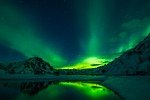
//> input picture Proyecto/imagenes/043431.jpg, 150 x 100 px; its folder holds only this picture in this run
$ ./mosaicOMP imagenes/043431.jpg out.png 3   (built with g++ and OpenCV 4)
//> lines starting //> are read from the running program, lines starting //| are printed output that depends on the picture
#include <opencv2/core/core.hpp>
#include <opencv2/highgui/highgui.hpp>
#include <opencv2/opencv.hpp>
#include <iostream>
#include <vector>
#include <omp.h>
#include <sys/time.h>
#include <string>
#include <math.h>
#include <string>
#include <iostream>
#include <filesystem>

using namespace cv;
using namespace std;

Mat image, newImage;
int n_threads, block_size, new_block_size;
double RGBtoXYZ_RtoX[256];
double RGBtoXYZ_GtoX[256];
double RGBtoXYZ_BtoX[256];
double RGBtoXYZ_RtoY[256];
double RGBtoXYZ_GtoY[256];
double RGBtoXYZ_BtoY[256];
double RGBtoXYZ_RtoZ[256];
double RGBtoXYZ_GtoZ[256];
double RGBtoXYZ_BtoZ[256];
vector<string> images;

Vec3b RGBtoLAB(int R, int G, int B){
    //RGBtoXYZ
    double x = RGBtoXYZ_RtoX[R] + RGBtoXYZ_GtoX[G] + RGBtoXYZ_BtoX[B];
    double y = RGBtoXYZ_RtoY[R] + RGBtoXYZ_GtoY[G] + RGBtoXYZ_BtoY[B];
    double z = RGBtoXYZ_RtoZ[R] + RGBtoXYZ_GtoZ[G] + RGBtoXYZ_BtoZ[B];

    if (x > 0.008856)
    {
        x = cbrt(x);
    }
    else
    {
        x = (7.787 * x) + 0.13793103448275862;
    }

    if (y > 0.008856)
    {
        y = cbrt(y);
    }
    else
    {
        y = (7.787 * y) + 0.13793103448275862;
    }

    if (z > 0.008856)
    {
        z = cbrt(z);
    }
    else
    {
        z = (7.787 * z) + 0.13793103448275862;
    }

    u_char L = (116 * y) - 16;
    u_char a = 500 * (x - y);
    u_char b = 200 * (y - z);

    return {L, a, b};
}

void preload() {
    for(int i = 0; i < 256; i++){
        double r = (double)i/255;

        if (r > 0.04045 ){
            r = pow((r+0.055)/1.055 ,  2.4);
        }else{
            r = r/12.92;
        }

        r = r * 100;

        double ref_X =  95.047;
        double ref_Y = 100.000;
        double ref_Z = 108.883;

        RGBtoXYZ_RtoX[i] = r * 0.4124/ref_X;
        RGBtoXYZ_GtoX[i] = r * 0.3576/ref_X;
        RGBtoXYZ_BtoX[i] = r * 0.1805/ref_X;
        RGBtoXYZ_RtoY[i] = r * 0.2126/ref_Y;
        RGBtoXYZ_GtoY[i] = r * 0.7152/ref_Y;
        RGBtoXYZ_BtoY[i] = r * 0.0722/ref_Y;
        RGBtoXYZ_RtoZ[i] = r * 0.0193/ref_Z;
        RGBtoXYZ_GtoZ[i] = r * 0.1192/ref_Z;
        RGBtoXYZ_BtoZ[i] = r * 0.9505/ref_Z;
    }

    string path = "./imagenes";
    for (const auto & entry : filesystem::directory_iterator(path)){
        images.push_back(entry.path());
    }
//> further down, image is the input picture: 100 rows x 150 cols, CV_8UC3; mean B, G, R 52.2, 66.4, 6.3
}

string getClosestColor(int R, int G, int B){
    double minDiff = 10000;
    string closest;
    Vec3b lab1 = RGBtoLAB(R,G,B);

    for (int i = 0; i < images.size(); i++)
    {
        size_t lastindex = images[i].find_last_of(".") - 11;
        string color = images[i].substr(11, lastindex);

        int cr = stoul(color.substr(0,2), NULL, 16);
        int cg = stoul(color.substr(2,2), NULL, 16);
        int cb = stoul(color.substr(4,2), NULL, 16);

        Vec3b lab2 = RGBtoLAB(cr,cg,cb);

        double diff = sqrt( pow(lab1[0] - lab2[0], 2) + pow(lab1[1] - lab2[1], 2) + pow(lab1[2] - lab2[2], 2) );
        if (diff < minDiff)
        {
            minDiff = diff;
            closest = images[i];
        }
    }
    return closest;
}

void *processImage(int id)
{
//> called with id = 0
    // Get iteration boundaries
    int threadId = id;
    int initIteration = (int)(image.rows / omp_get_num_threads()) * threadId;
//> initIteration = 0
    int endIteration = initIteration + (int)(image.rows / omp_get_num_threads());
//> endIteration = 100
    int offset = new_block_size - block_size;
    // Loop image rows
    for (int i = initIteration/ block_size; i < endIteration / block_size; i++)
    {
        // Loop image cols
        for (int j = 0; j < image.cols / block_size; j++)
        {
            int newPixel[] = {0, 0, 0};

            // Loop block of pixels to mix
            for (int bi = 0; bi < block_size; bi++)
            {
                for (int bj = 0; bj < block_size; bj++)
                {
                    // Get image pixel RGB
                    Vec3b pixel = image.at<Vec3b>((i * block_size) + bi, (j * block_size) + bj);
                    int B = (int)pixel[0];
                    int G = (int)pixel[1];
                    int R = (int)pixel[2];

                    // Update new pixel sum
                    newPixel[0] += B;
                    newPixel[1] += G;
                    newPixel[2] += R;
                }
            }
//> after the loop, newPixel = [39, 40, 6]

            //  Normalize pixel and bound it
            for (int k = 0; k < 3; k++)
            {
                newPixel[k] /= pow(block_size, 2);
            }


            // Get the closest color
            string filename = getClosestColor((int)newPixel[2],(int)newPixel[1],(int)newPixel[0]);
//> filename = "./imagenes/043431.jpg"
            // Read the image for this "pixel"
            Mat img = imread(filename, IMREAD_COLOR); // Read the file
            if (!img.data)
            {
                cout << "Could not open or find the image " << filename << endl;
                exit(0);
            }

            // Crop the image to be a square without distorting it
            int init_i = max((img.rows / 2) - (new_block_size / 2), 0);
//> init_i = 45
            int init_j = max((img.cols / 2) - (new_block_size / 2), 0);
//> init_j = 70

            // Update new image pixels with the "pixel" image
            for (int ni = 0; ni < new_block_size; ni++)
            {
                for (int nj = 0; nj < new_block_size; nj++)
                {
                    newImage.at<Vec3b>((i * new_block_size) + ni, (j * new_block_size) + nj) = img.at<Vec3b>(init_i + ni, init_j + nj);
                }
            }

        }
    }
    return NULL;
}

int main(int argc, char **argv)
{
    // Check number of arguments
    if (argc < 4)
    {
        cout << "Ingrese todos los argumentos necesarios para ejecutar el proceso" << endl;
        return -1;
    }

    // Get the arguments
    string path_image = argv[1];
    string path_save = argv[2];

    n_threads = atoi(argv[3]);
    if (n_threads == 0)
    {
        cout << "El argumento de número de hilos es invalido" << endl;
        return -1;
    }
    block_size = 1;
    if (argc > 4)
    {
        block_size = atoi(argv[4]);
        if (block_size == 0)
        {
            cout << "El argumento de tamaño es invalido" << endl;
            return -1;
        }
    }
    new_block_size = 10;
    if (argc > 5)
    {
        new_block_size = atoi(argv[5]);
        if (new_block_size == 0)
        {
            cout << "El argumento de tamaño nuevo es invalido" << endl;
            return -1;
        }
    }

    preload();

    // Read the image
    image = imread(path_image, IMREAD_COLOR); // Read the file
    if (!image.data)
    {
        cout << "Could not open or find the image" << endl;
        return -1;
    }

    newImage = Mat((image.rows / block_size) * new_block_size, (image.cols / block_size) * new_block_size, CV_8UC3, Scalar(0, 0, 0));

    // Get initial time
    struct timeval tval_before, tval_after, tval_result;
    gettimeofday(&tval_before, NULL);

    // Launch threads
    #pragma omp parallel num_threads(n_threads)
    {
        int ID = omp_get_thread_num();
        processImage(ID);
    }


    // Calculate time
    gettimeofday(&tval_after, NULL);
    timersub(&tval_after, &tval_before, &tval_result);

    // Show results
    printf("Time elapsed: %ld.%06ld\n", (long int)tval_result.tv_sec, (long int)tval_result.tv_usec);
    cout<<"Cantidad de hilos: "<< n_threads<<endl;
    imshow("Original", image);
    imshow("Modificado", newImage);
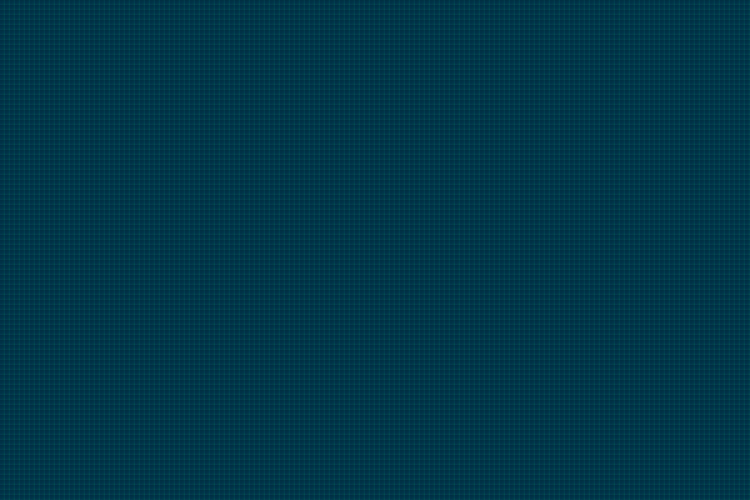
//> window 'Modificado': 1000 rows x 1500 cols, CV_8UC3 (shown at 1/2 size); mean B, G, R 73.3, 54.9, 0.8

    // Write the new image
    // imwrite(path_save, newImage);
    if (!imwrite(path_save, newImage))
    {
        cout << "Could not save the image" << endl;
        return -1;
    }

    waitKey(0);
    return 0;
}
